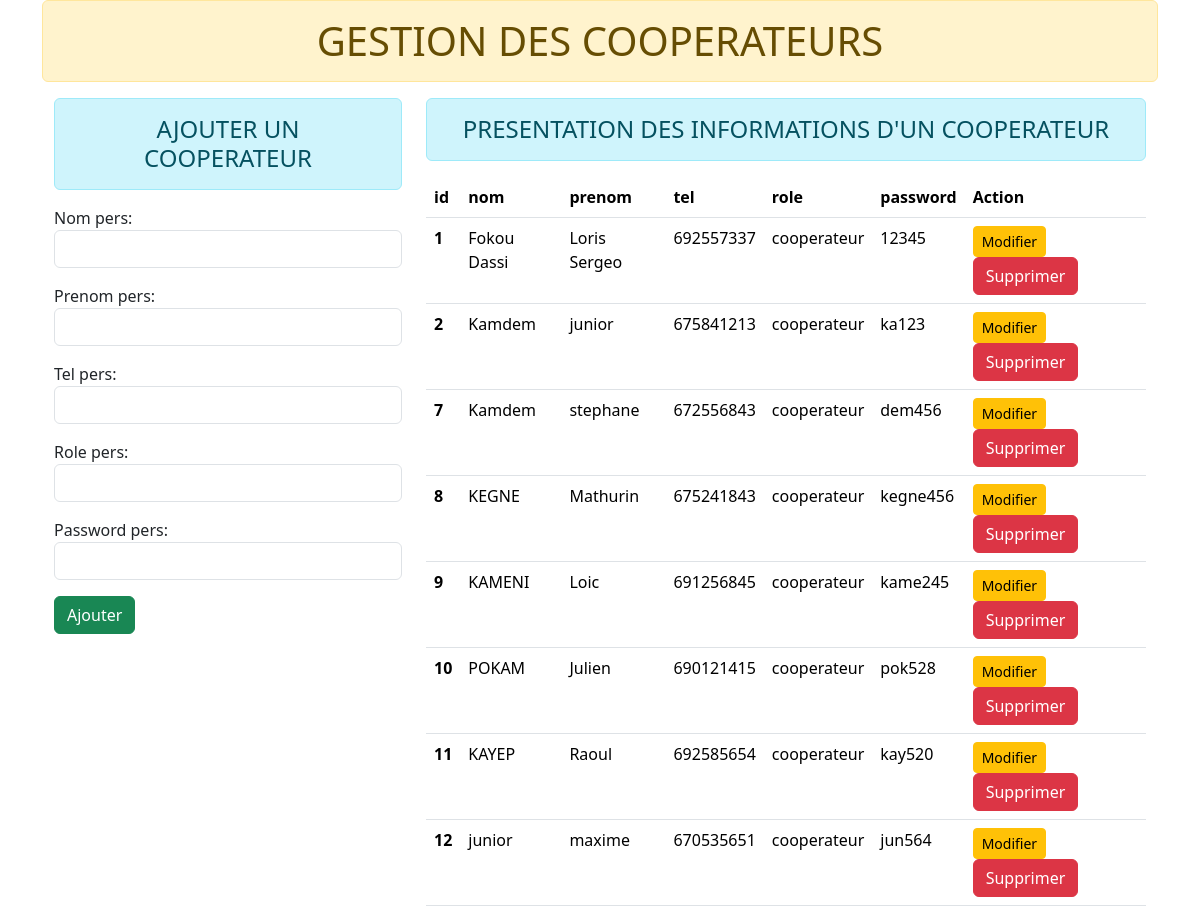
Before: / with the older database file.
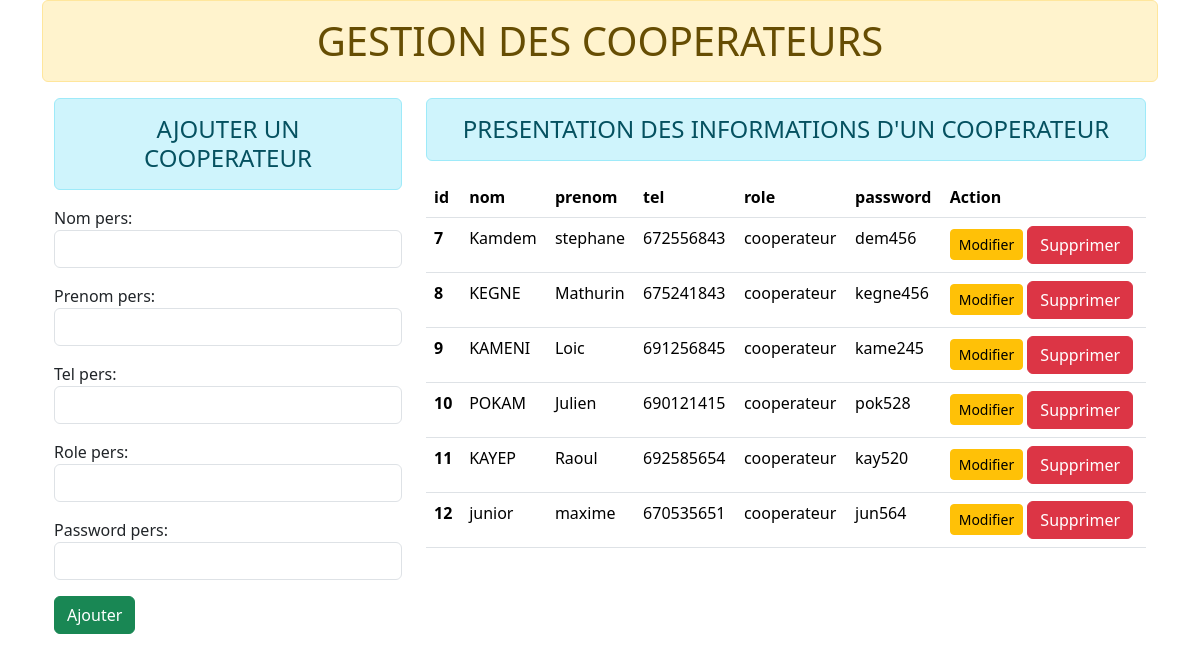
After: the same page with the newer database file.
### GestCoopecphamApp/models.py (models this page shows, shortened)
class personne(models.Model):
    nom_pers = models.CharField(max_length = 700)
    prenom_pers = models.CharField(max_length = 100)
    tel_pers = models.CharField(max_length = 15)
    role_pers = models.CharField(max_length = 15)
    password_pers = models.CharField(max_length = 10)

### GestCoopecphamApp/views.py (the view)
# urls.py: path('',views.add_cooperator, name = "addcooperator"),
def add_cooperator(request):
    if request.method == 'POST':
        fm = MemberRegistration(request.POST)
        if fm.is_valid():
            np = fm.cleaned_data['nom_pers']
            pp = fm.cleaned_data['prenom_pers']
            tel= fm.cleaned_data['tel_pers']
            role = fm.cleaned_data['role_pers']
            pw = fm.cleaned_data['password_pers']
            reg = personne( nom_pers = np,prenom_pers=pp,tel_pers=tel,role_pers=role,password_pers=pw)
            reg.save()
        fm = MemberRegistration()
    else:
        fm = MemberRegistration()
    coopera= personne.objects.all()
    return render(request, 'cooperator/addcooperator.html',{'form':fm,'coopera':coopera})

### GestCoopecphamApp/forms.py
class MemberRegistration (forms.ModelForm):
    class Meta:
        model = personne
        fields = ['nom_pers','prenom_pers','tel_pers','role_pers','password_pers']
        widgets = {
            'nom_pers': forms.TextInput ( attrs = {'class' : 'form-control'}),
            'prenom_pers': forms.TextInput( attrs = {'class':'form-control'}),
            'tel_pers' : forms.TextInput( attrs = {'class':'form-control'}),
            'role_pers' : forms.TextInput( attrs = {'class':'form-control'}),
            'password_pers': forms.PasswordInput( render_value=True, attrs = {'class':'form-control'}),
        }

### GestCoopecphamApp/templates/cooperator/addcooperator.html (shortened to what this page needs)
{% extends 'cooperator/base.html'%}
{% block content%}
<div class="container">
    <div class="row">
        <div class="col-sm-4">
            <h4 class="text-center alert alert alert-info"> AJOUTER UN COOPERATEUR</h4>
            <form action="" method="POST">
                {{ form.as_p}}
                <button type="submit" class="btn btn-success">Ajouter</button>
            </form>
        </div>
        <div class="col-sm-8">
            <h4 class="text-center  alert alert-info"> PRESENTATION DES INFORMATIONS D'UN COOPERATEUR</h4>
            {% if coopera %}
            <table class=" table table-hover">
                <thead>
                    <tr>
                        <th scope="col">id</th>
                        <th scope="col"> nom</th>
                        <th scope="col">prenom</th>
                        <th scope="col">tel</th>
                        <th scope="col">role</th>
                        <th scope="col">password</th>
                        <th scope="col">Action</th>
                    </tr>
                </thead>
                <tbody>
                    {% for coop in coopera %}
                    <tr>
                        <th scope="row"> {{coop.id}} </th>
                        <td>{{coop.nom_pers}}</td>
                        <td>{{coop.prenom_pers}}</td>
                        <td>{{coop.tel_pers}}</td>
                        <td>{{coop.role_pers}}</td>
                        <td>{{coop.password_pers}}</td>
                        <td>
                            <a href="{% url 'updatedata' coop.id %}" class="btn btn-warning btn-sm">Modifier</a>
                            <form action="{% url 'deletedata' coop.id %}" method="POST" class="d-inline">
                                <input type="submit" class="btn btn-danger" value="Supprimer">
                            </form>
                        </td>
                    </tr>
                    {% endfor %}
                </tbody>
            </table>
            {% else%}
            <h4 class="text-center alert alert alert-warning">PAS D'ENREGISTREMENTS</h4>
            {% endif%}
        </div>
    </div>
</div>
{% endblock content%}

### GestCoopecphamApp/templates/cooperator/base.html (shortened to what this page needs)
<!DOCTYPE html>
{% load static %}
<html lang="en">
<head>
    <link rel="stylesheet" href="{% static 'cooperateur/css/bootstrap.css' %}">
</head>
<body>
    <div class="container">
        <div class="center">
            <h1 class="text-center  alert alert-warning "> GESTION DES COOPERATEURS </h1>
            {% block content%} {% endblock content%}
        </div>
    </div>
</body>
</html>

Changed rows visible on the page:
removed personne: id "1", nom_pers "Fokou Dassi", prenom_pers "Loris Sergeo", tel_pers "692557337", role_pers "cooperateur", password_pers "12345"
removed personne: id "2", nom_pers "Kamdem", prenom_pers "junior", tel_pers "675841213", role_pers "cooperateur", password_pers "ka123"
